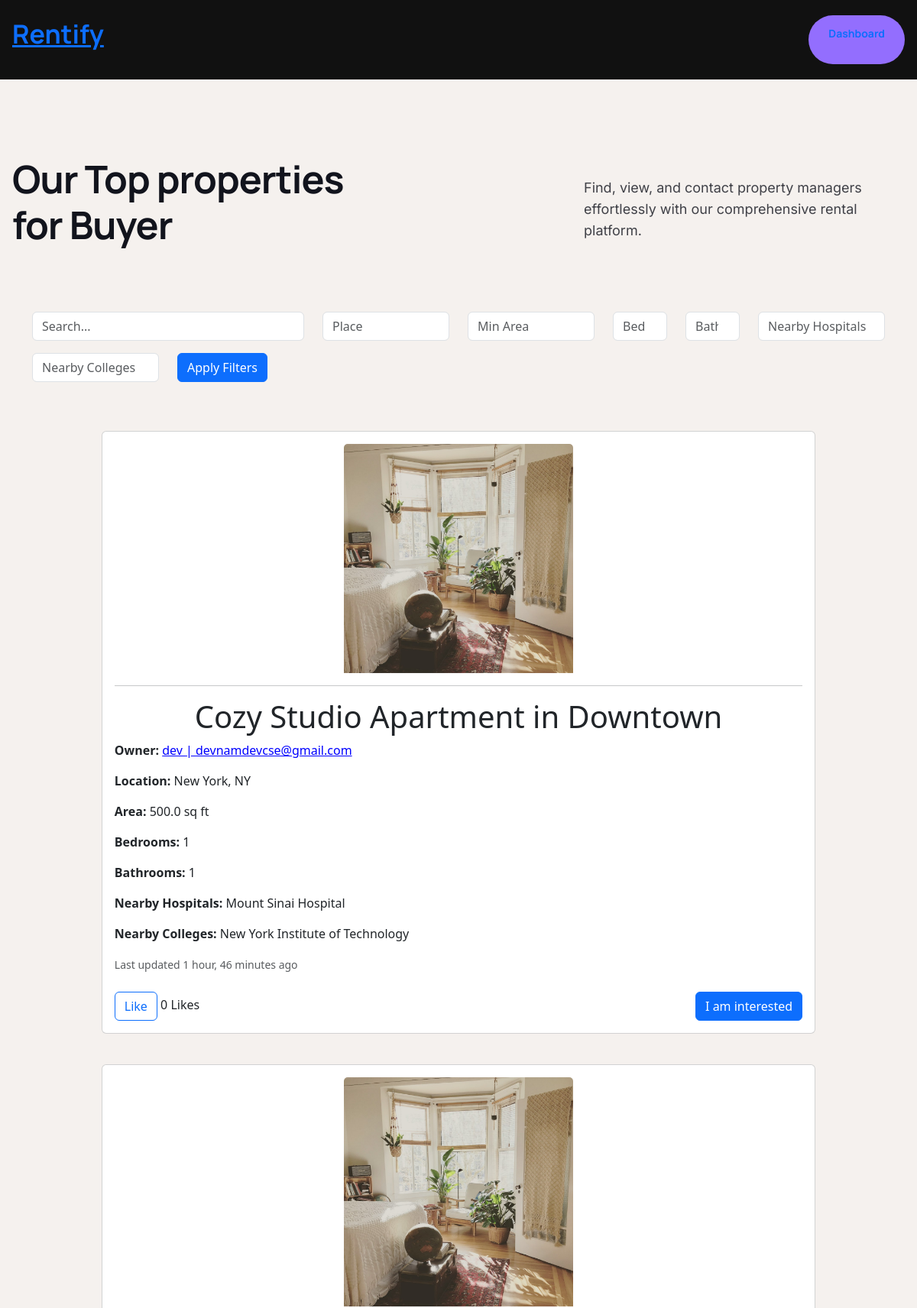
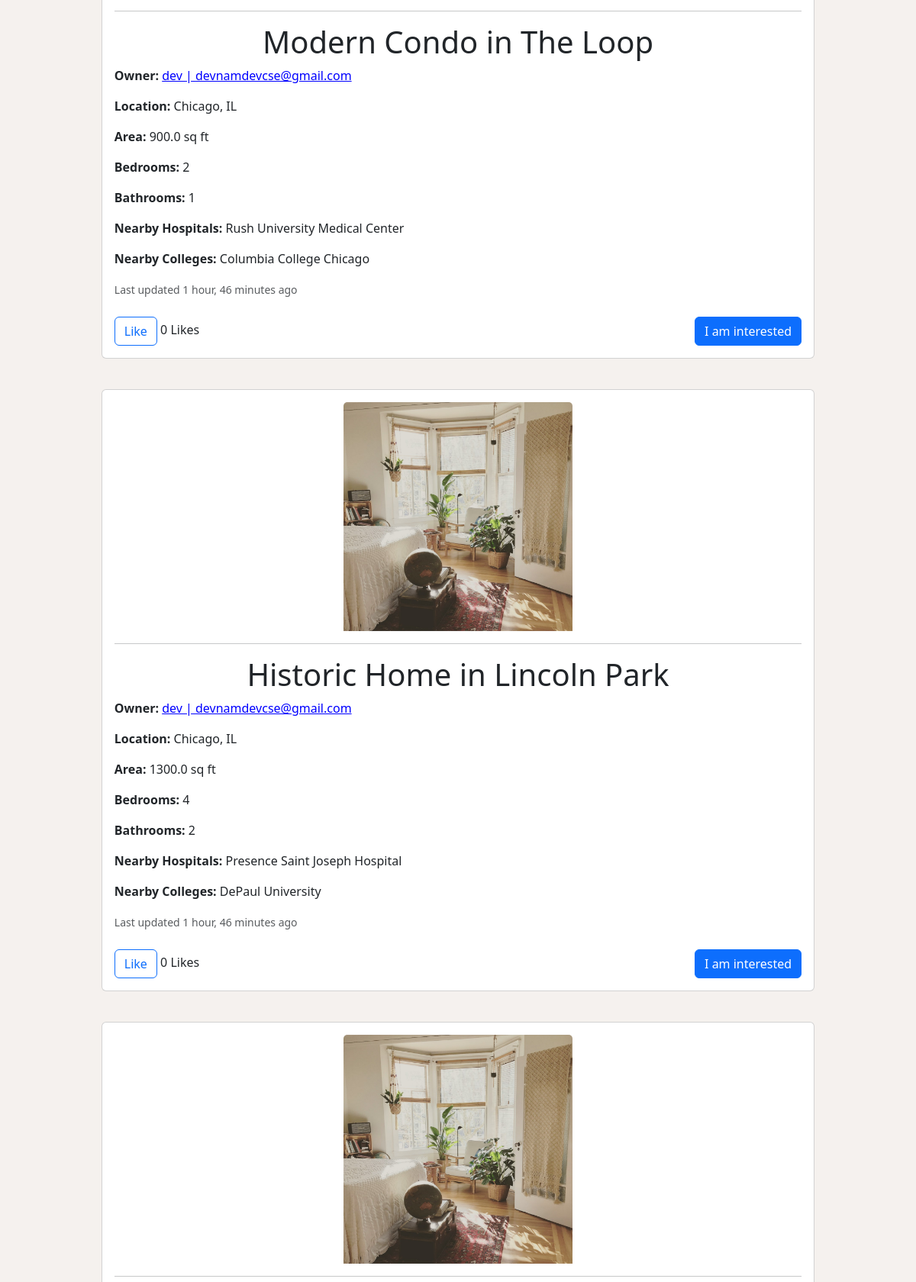
/list/?page=3 (signed in, upper part), run on the app's committed database (2 pictures, top to bottom).
### home/models.py (models this page shows, shortened)
class Property(models.Model):
    owner = models.ForeignKey(CustomUser, on_delete=models.CASCADE)
    title = models.CharField(max_length=255)
    description = models.TextField()
    place = models.CharField(max_length=255)
    area = models.FloatField()
    bedrooms = models.IntegerField()
    bathrooms = models.IntegerField()
    nearby_hospitals = models.CharField(max_length=255)
    nearby_colleges = models.CharField(max_length=255)
    image = models.ImageField(upload_to='property_images/', null=True, blank=True)
    likes = models.ManyToManyField(CustomUser, related_name='liked_properties', blank=True)
    created_at = models.DateTimeField(auto_now_add=True)
    updated_at = models.DateTimeField(auto_now=True)
    def total_likes(self):
        return self.likes.count()

class CustomUser(AbstractUser):
    phone_number = models.CharField(max_length=15, unique=True)
    is_registered = models.BooleanField(default=False)
    city = models.CharField(max_length=100, blank=True)
    country = models.CharField(max_length=100, blank=True)

### home/views.py (the view)
# urls.py: path('list/', views.list, name='list'),
@login_required
def list(request):
    property_list = Property.objects.all().order_by('-updated_at')
    query = request.GET.get('q')
    if query:
        property_list = property_list.filter(
            Q(place__icontains=query) |
            Q(description__icontains=query)
        )
    place = request.GET.get('place')
    if place:
        property_list = property_list.filter(place__icontains=place)
    area_min = request.GET.get('area_min')
    if area_min:
        property_list = property_list.filter(area__gte=float(area_min))
    bedrooms = request.GET.get('bedrooms')
    if bedrooms:
        property_list = property_list.filter(bedrooms=int(bedrooms))
    bathrooms = request.GET.get('bathrooms')
    if bathrooms:
        property_list = property_list.filter(bathrooms=int(bathrooms))
    nearby_hospitals = request.GET.get('nearby_hospitals')
    if nearby_hospitals:
        property_list = property_list.filter(
            nearby_hospitals__icontains=nearby_hospitals)
    nearby_colleges = request.GET.get('nearby_colleges')
    if nearby_colleges:
        property_list = property_list.filter(
            nearby_colleges__icontains=nearby_colleges)
    paginator = Paginator(property_list, 5)  # Show 5 properties per page
    page_number = request.GET.get('page')
    try:
        properties = paginator.page(page_number)
    except PageNotAnInteger:
        properties = paginator.page(1)
    except EmptyPage:
        properties = paginator.page(paginator.num_pages)
    return render(request, 'home/list.html', {'properties': properties})

### home/templates/home/list.html (shortened to what this page needs)
<!DOCTYPE html>
<html lang="en">
  <head>
    <link href="https://cdn.jsdelivr.net/npm/bootstrap@5.3.0-alpha1/dist/css/bootstrap.min.css" rel="stylesheet" />
    <link rel="stylesheet" href="https://use.fontawesome.com/releases/v5.15.4/css/all.css" />
    <link rel="stylesheet" href="https://static-cdn-clients.codedesign.ai/_next/static/css/32780d33211e1438.css" data-n-g="" />
  </head>
  <body class="cdhs-loaded">
    <div id="__next">
      <div>
        <div>
          <section id="heroSection" style="position: relative" class="rgl-container page-preview">
            <div data-type="grid-layout" id="DivQozP" data-clientid="DivQozP" data-displayname="hero section" class="react-grid-item ltr undefined cd-padding" style="
                display: flex;
                margin: 0px auto;
                height: auto;
                width: 100%;
                max-width: 1980px;
                position: relative;
              ">
              <div data-type="grid-layout" id="SectionV8T1" data-clientid="SectionV8T1" data-displayname="Header Block" class="react-grid-item ltr false cd-padding" style="
                  display: flex;
                  z-index: 1;
                  width: 100%;
                  height: fit-content;
                  margin: 0px;
                  min-height: 20px;
                  min-width: 20px;
                  position: relative;
                ">
                <div data-type="grid-layout" id="Div8Zjs" data-clientid="Div8Zjs" data-displayname="Container" class="react-grid-item ltr false cd-padding" style="
                    display: flex;
                    margin: 0px;
                    height: fit-content;
                    width: 100%;
                    max-width: 1200px;
                    position: relative;
                  ">
                  <div data-type="grid-layout" id="DivvVcx" data-clientid="DivvVcx" data-displayname="Left-block" class="react-grid-item ltr false cd-padding" style="
                      display: flex;
                      margin: 0px;
                      height: fit-content;
                      width: 33%;
                      position: relative;
                    ">
                    <span id="SpanvvVo" data-clientid="SpanvvVo" data-displayname="Text" class="react-grid-item ltr false" style="
                        display: block;
                        width: fit-content;
                        height: fit-content;
                        margin: 0px;
                        min-height: 10px;
                        min-width: 16px;
                        position: relative;
                      ">
                      <a href="/"><p>Rentify</p></a>
                    </span>
                  </div>
                  <div data-type="grid-layout" id="DivaFlM" data-clientid="DivaFlM" data-displayname="Middile-block" class="react-grid-item ltr false cd-padding" style="
                      display: flex;
                      margin: 0px;
                      height: fit-content;
                      width: fit-content;
                      min-width: 66%;
                      position: relative;
                    ">
                    <div data-type="grid-layout" id="DivnvNX" data-clientid="DivnvNX" data-displayname="Header-Links" class="react-grid-item ltr false cd-padding" style="
                        display: flex;
                        z-index: 1500;
                        height: fit-content;
                        width: fit-content;
                        margin-right: 0px;
                        margin-bottom: 0px;
                        position: relative;
                      ">
                      <span id="SpanBpuB" data-clientid="SpanBpuB" data-displayname="Home" class="react-grid-item ltr false" style="
                          display: block;
                          width: fit-content;
                          height: fit-content;
                          min-height: 10px;
                          min-width: 16px;
                          position: relative;
                          margin-right: 0px;
                          margin-bottom: 0px;
                        "></span>
                    </div>
                  </div>
                  <div data-type="grid-layout" id="DivXjLQ" data-clientid="DivXjLQ" data-displayname="Right- block" class="react-grid-item ltr false cd-padding" style="
                      display: flex;
                      margin: 0px;
                      height: fit-content;
                      width: 33%;
                      position: relative;
                    ">
                    <button id="Button0rj5" data-clientid="Button0rj5" data-displayname="Button" class="react-grid-item ltr false" style="
                        display: block;
                        margin: 0px;
                        width: fit-content;
                        height: fit-content;
                        position: relative;
                      ">
                      <a rel="noreferrer" href="{% url 'user_dashboard' %}" target="_parent" class="anchor-tag-reset cd-padding" style="text-decoration: none">
                        <p>Dashboard</p>
                      </a>
                    </button>
                  </div>
                </div>
              </div>
            </div>
            <div data-type="grid-layout" id="Div3s89" data-clientid="Div3s89" data-displayname="blog wrap" class="react-grid-item ltr undefined cd-padding" style="
                display: flex;
                margin: 0px auto;
                height: auto;
                width: 100%;
                max-width: 1980px;
                position: relative;
              ">
              <div data-type="grid-layout" id="DivHDfX" data-clientid="DivHDfX" data-displayname="container" class="react-grid-item ltr false cd-padding" style="
                  display: flex;
                  margin-top: 0px;
                  margin-left: 0px;
                  height: auto;
                  width: 100%;
                  max-width: 1300px;
                  margin-bottom: 0px;
                  position: relative;
                ">
                <span id="SpanhNTP" data-clientid="SpanhNTP" data-displayname="Text" class="react-grid-item ltr false" style="
                    display: block;
                    z-index: 1;
                    width: fit-content;
                    height: fit-content;
                    margin: 0px;
                    min-height: 10px;
                    min-width: 16px;
                    position: relative;
                    max-width: 500px;
                  ">
                  <p>Our Top properties for Buyer</p>
                </span><span id="SpanGPrt" data-clientid="SpanGPrt" data-displayname="Text" class="react-grid-item ltr false" style="
                    display: block;
                    z-index: 1;
                    width: fit-content;
                    height: fit-content;
                    margin: 0px;
                    min-height: 10px;
                    min-width: 16px;
                    position: relative;
                    max-width: 420px;
                  ">
                  <p>Find, view, and contact property managers effortlessly with our comprehensive rental platform.</p>
                </span>
              </div>
              <div class="container mt-5">
                <form method="GET" action="{% url 'list' %}" class="mb-4">
                  <div class="row">
                    <div class="col-md-4 mb-3">
                      <input type="text" name="q" class="form-control" placeholder="Search..." value="{{ request.GET.q }}" />
                    </div>
                    <div class="col-md-2 mb-3">
                      <input type="text" name="place" class="form-control" placeholder="Place" value="{{ request.GET.place }}" />
                    </div>
                    <div class="col-md-2 mb-3">
                      <input type="number" name="area_min" class="form-control" placeholder="Min Area" value="{{ request.GET.area_min }}" />
                    </div>
                    <div class="col-md-1 mb-3">
                      <input type="number" name="bedrooms" class="form-control" placeholder="Beds" value="{{ request.GET.bedrooms }}" />
                    </div>
                    <div class="col-md-1 mb-3">
                      <input type="number" name="bathrooms" class="form-control" placeholder="Baths" value="{{ request.GET.bathrooms }}" />
                    </div>
                    <div class="col-md-2 mb-3">
                      <input type="text" name="nearby_hospitals" class="form-control" placeholder="Nearby Hospitals" value="{{ request.GET.nearby_hospitals }}" />
                    </div>
                    <div class="col-md-2 mb-3">
                      <input type="text" name="nearby_colleges" class="form-control" placeholder="Nearby Colleges" value="{{ request.GET.nearby_colleges }}" />
                    </div>
                    <div class="col-md-2">
                      <button type="submit" class="btn btn-primary">Apply Filters</button>
                    </div>
                  </div>
                </form>
              </div>
              {% for property in properties %}
                <div class="card mb-3 mt-4" style="width: 80%;">
                  <div class="card-body">
                    <div class="text-center">
                      <img src="{{ property.image.url }}" class="card-img-top mx-auto d-block" alt="Property Image" style="width: 300px; height: 300px" />
                      <hr />
                    </div>
                    <h2 class="text-center h1">{{ property.title }}</h2>
                    <p class="card-text mt-2">
                      <strong>Owner:</strong> <a style="text-decoration: underline; color: blue;" href="{% url 'user_detail' property.owner.username %}">{{ property.owner.username }} | {{ property.owner.email }}</a>
                    </p>
                    <p class="card-text mt-2">
                      <strong>Location:</strong> {{ property.place }}
                    </p>
                    <p class="card-text mt-2">
                      <strong>Area:</strong> {{ property.area }} sq ft
                    </p>
                    <p class="card-text mt-2">
                      <strong>Bedrooms:</strong> {{ property.bedrooms }}
                    </p>
                    <p class="card-text mt-2">
                      <strong>Bathrooms:</strong> {{ property.bathrooms }}
                    </p>
                    <p class="card-text mt-2">
                      <strong>Nearby Hospitals:</strong> {{ property.nearby_hospitals }}
                    </p>
                    <p class="card-text mt-2">
                      <strong>Nearby Colleges:</strong> {{ property.nearby_colleges }}
                    </p>
                    <p class="card-text mt-2">
                      <small class="text-muted">Last updated {{ property.updated_at|timesince }} ago</small>
                    </p>
                    <div class="text-center mt-4 d-flex justify-content-between">
                      <div>
                        <button class="btn btn-outline-primary like-btn" data-id="{{ property.id }}" id="like-btn-{{ property.id }}">
                          {% if user in property.likes.all %}
                            Unlike
                          {% else %}
                            Like
                          {% endif %}
                        </button>
                        <span id="like-count-{{ property.id }}">{{ property.total_likes }}</span> Likes
                      </div>
                      <form method="post" action="{% url 'interest' property.id %}">
                        <button id="interest{{ property.id }}" type="submit" class="btn btn-primary" style="color: white">I am interested</button>
                      </form>
                    </div>
                  </div>
                </div>
              {% endfor %}
            </div>
          </section>
        </div>
      </div>
    </div>
  </body>
</html>

### data on the page
Property: image (picture), title "Cozy Studio Apartment in Downtown", owner.username "dev", owner.email "devnamdevcse@gmail.com", place "New York, NY", area "500.0", bedrooms "1", bathrooms "1", nearby_hospitals "Mount Sinai Hospital", nearby_colleges "New York Institute of Technology", updated_at "1 hour, 46 minutes", shows "Like", total_likes "0"
Property: image (picture), title "Modern Condo in The Loop", owner.username "dev", owner.email "devnamdevcse@gmail.com", place "Chicago, IL", area "900.0", bedrooms "2", bathrooms "1", nearby_hospitals "Rush University Medical Center", nearby_colleges "Columbia College Chicago", updated_at "1 hour, 46 minutes", shows "Like", total_likes "0"
Property: image (picture), title "Historic Home in Lincoln Park", owner.username "dev", owner.email "devnamdevcse@gmail.com", place "Chicago, IL", area "1300.0", bedrooms "4", bathrooms "2", nearby_hospitals "Presence Saint Joseph Hospital", nearby_colleges "DePaul University", updated_at "1 hour, 46 minutes", shows "Like", total_likes "0"
Property: image (picture)
